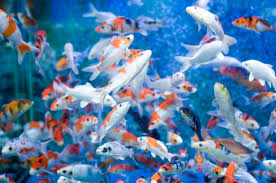
#> input picture encoded/encoded_images.jpeg, 276 x 183 px
$ python -i imageFeatures.py   (imports and definitions only)
#> lines starting #> are read from the running program, lines starting #| are printed output that depends on the picture
import numpy as np
from PIL import Image
from scipy import stats, fft
import pandas as pd

def extract_basic_stats(img: Image.Image) -> list[float]:
    """
    Extract simple statistical features from an image.
    Converts to grayscale and computes:
    - mean
    - standard deviation
    - 25th, 50th, and 75th percentiles
    """
    arr = np.array(img.convert("L"))  # grayscale
    return [
        float(arr.mean()),
        float(arr.std()),
        float(np.percentile(arr, 25)),
        float(np.percentile(arr, 50)),
        float(np.percentile(arr, 75)),
    ]

def extract_advanced_steganalysis_features(img: Image.Image) -> dict:
    """
    Extract comprehensive steganalysis features across multiple domains
    """
    gray_array = np.array(img.convert('L'))
    rgb_array = np.array(img)

    features = {}

    # Spatial domain features
    features['spatial_mean'] = float(np.mean(gray_array))
    features['spatial_std'] = float(np.std(gray_array))
    features['spatial_variance'] = float(np.var(gray_array))
    features['spatial_skewness'] = float(stats.skew(gray_array.flatten()))
    features['spatial_kurtosis'] = float(stats.kurtosis(gray_array.flatten()))

    # Histogram features
    hist, _ = np.histogram(gray_array, bins=256, range=(0, 255))
    features['hist_entropy'] = float(stats.entropy(hist))
    features['hist_energy'] = float(np.sum(hist**2))

    # Frequency domain features (FFT)
    fft_transform = fft.fft2(gray_array)
    fft_magnitude = np.abs(fft_transform)
    features['fft_mean'] = float(np.mean(fft_magnitude))
    features['fft_std'] = float(np.std(fft_magnitude))
    features['fft_energy'] = float(np.sum(fft_magnitude**2))

    # LSB analysis
    lsb_plane = gray_array & 1
    features['lsb_mean'] = float(np.mean(lsb_plane))
    features['lsb_std'] = float(np.std(lsb_plane))
    lsb_hist = np.histogram(lsb_plane, bins=2)[0]
    features['lsb_entropy'] = float(stats.entropy(lsb_hist))

    # LSB transitions
    diff = np.diff(lsb_plane.flatten())
    features['lsb_transitions'] = int(np.sum(np.abs(diff)))

    # Color channel features
    for i, channel in enumerate(['R', 'G', 'B']):
        channel_data = rgb_array[:, :, i]
        features[f'{channel}_mean'] = float(np.mean(channel_data))
        features[f'{channel}_std'] = float(np.std(channel_data))
        features[f'{channel}_skewness'] = float(stats.skew(channel_data.flatten()))

    return features

def assess_steganalysis_threat(features: dict) -> tuple:
    """
    Basic threat assessment based on steganalysis features
    """
    threat_score = 0
    indicators = []

    # LSB distribution check (should be close to 0.5 for natural images)
    if abs(features.get('lsb_mean', 0.5) - 0.5) > 0.02:
        threat_score += 1
        indicators.append("LSB distribution anomaly")

    # High LSB transitions (indicates potential data hiding)
    if features.get('lsb_transitions', 0) > 500000:  # Adjust threshold as needed
        threat_score += 1
        indicators.append("Excessive LSB transitions")

    # Abnormal frequency energy
    if features.get('fft_energy', 0) > 1e9:  # Adjust threshold as needed
        threat_score += 1
        indicators.append("Abnormal frequency energy")

    if threat_score == 0:
        return "safe", indicators
    elif threat_score == 1:
        return "suspicious", indicators
    else:
        return "dangerous", indicators


# New function to extract and combine all features
def extract_all_features(img: Image.Image) -> dict:
    """
    Extracts both basic stats and advanced steganalysis features from an image.
    Returns a merged dictionary of all features.
    """
    # Extract basic stats as list
    basic_stats = extract_basic_stats(img)
    basic_keys = ['basic_mean', 'basic_std', 'basic_p25', 'basic_p50', 'basic_p75']
    basic_dict = dict(zip(basic_keys, basic_stats))
    # Extract advanced features as dict
    advanced_dict = extract_advanced_steganalysis_features(img)
    # Merge and return
    all_features = {**basic_dict, **advanced_dict}
    return all_features

>>> from PIL import Image
>>> picture = Image.open('../encoded/encoded_images.jpeg')
#> picture is the input picture: PIL image 276x183 RGB; mean R, G, B 84.4, 124.2, 163
>>> result = extract_all_features(picture)
#> in extract_basic_stats, `arr = np.array(img.convert("L"))`:
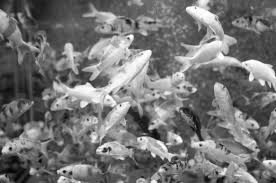
#> arr: shape (183, 276); min 2, max 255, mean 116.7
#> in extract_all_features, `basic_stats = extract_basic_stats(img)`: basic_stats = [116.7, 52.3, 77, 104, 153]
#> in extract_all_features, `basic_dict = dict(zip(basic_keys, basic_stats))`: basic_dict = {'basic_mean': 116.7, 'basic_std': 52.3, 'basic_p25': 77, 'basic_p50': 104, 'basic_p75': 153}
#> in extract_advanced_steganalysis_features, `hist, _ = np.histogram(gray_array, bins=256, range=(0, 255))`: hist = 256 values, max 599 at index 85, min 0 at index 0, mean 197.3
#> in extract_advanced_steganalysis_features, `fft_magnitude = np.abs(fft_transform)`:
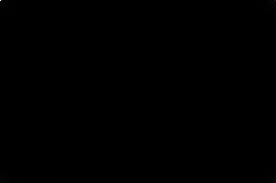
#> fft_magnitude: shape (183, 276) float64; min 13.32, max 5894629, mean 4137.1; drawn with min black and max white
#> in extract_advanced_steganalysis_features, `lsb_plane = gray_array & 1`:
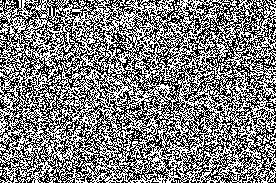
#> lsb_plane: shape (183, 276); values 0 (black) and 1 (white), 50% white in thin lines or dots
#> in extract_advanced_steganalysis_features, `lsb_hist = np.histogram(lsb_plane, bins=2)[0]`: lsb_hist = [25275, 25233]
#> the loop in extract_advanced_steganalysis_features, `for i, channel in enumerate(['R', 'G', 'B']):` made 3 passes
#> pass 1, in extract_advanced_steganalysis_features, `channel_data = rgb_array[:, :, i]`:
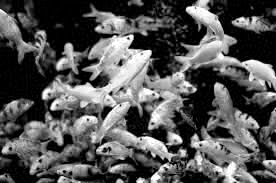
#> channel_data: shape (183, 276); min 0, max 255, mean 84.4
#> pass 2, in extract_advanced_steganalysis_features, `channel_data = rgb_array[:, :, i]`:
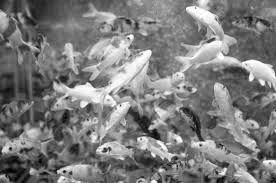
#> channel_data: shape (183, 276); min 0, max 255, mean 124.2
#> pass 3, in extract_advanced_steganalysis_features, `channel_data = rgb_array[:, :, i]`:
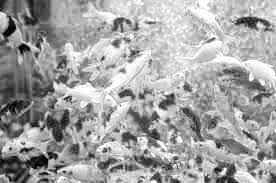
#> channel_data: shape (183, 276); min 0, max 255, mean 163
#> after the loop in extract_advanced_steganalysis_features, `for i, channel in enumerate(['R', 'G', 'B']):`: features = 23 items
#> result = 28 items
